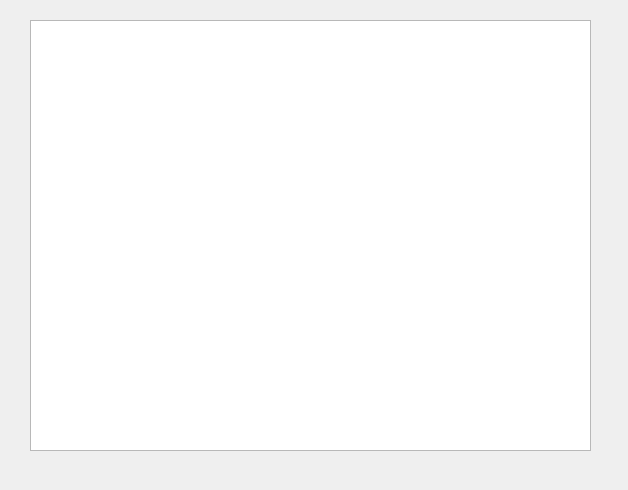
<?xml version="1.0" encoding="UTF-8"?>
<ui version="4.0">
 <class>SerialPortMonitor</class>
 <widget class="QWidget" name="SerialPortMonitor">
  <property name="enabled">
   <bool>true</bool>
  </property>
  <property name="geometry">
   <rect>
    <x>0</x>
    <y>0</y>
    <width>628</width>
    <height>490</height>
   </rect>
  </property>
  <property name="focusPolicy">
   <enum>Qt::NoFocus</enum>
  </property>
  <property name="windowTitle">
   <string>Form</string>
  </property>
  <property name="autoFillBackground">
   <bool>true</bool>
  </property>
  <widget class="QTextBrowser" name="status_text">
   <property name="enabled">
    <bool>true</bool>
   </property>
   <property name="geometry">
    <rect>
     <x>30</x>
     <y>20</y>
     <width>561</width>
     <height>431</height>
    </rect>
   </property>
   <property name="cursor" stdset="0">
    <cursorShape>IBeamCursor</cursorShape>
   </property>
   <property name="mouseTracking">
    <bool>false</bool>
   </property>
   <property name="focusPolicy">
    <enum>Qt::NoFocus</enum>
   </property>
   <property name="readOnly">
    <bool>true</bool>
   </property>
  </widget>
 </widget>
 <resources/>
 <connections/>
</ui>
